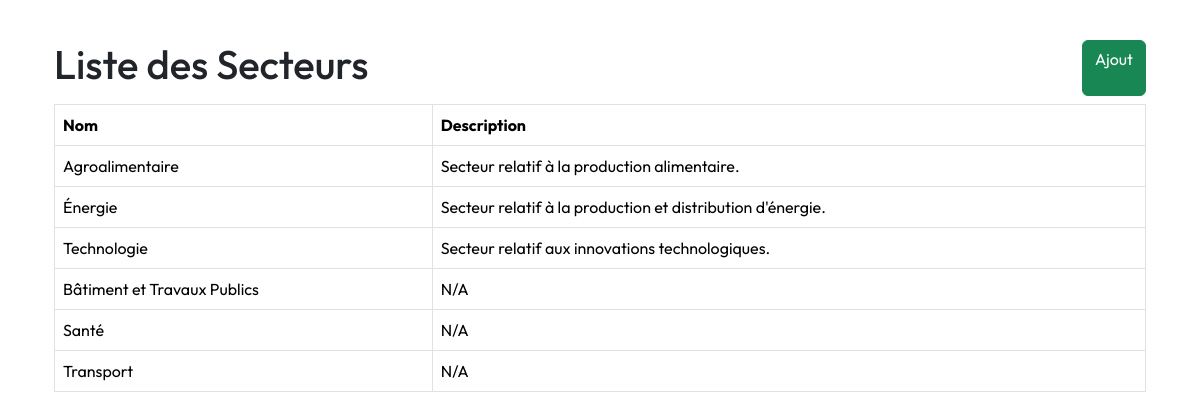
The app's page /secteurs with its own data.
### app/models.py (models this page shows)
class Secteur(db.Model):
    __tablename__ = 'secteur'
    id = db.Column(db.Integer, primary_key=True)
    nom = db.Column(db.String(100), unique=True, nullable=False)
    description = db.Column(db.Text, nullable=True)
    entreprises = db.relationship('Entreprise', secondary='entreprise_secteur', back_populates='secteurs')
    reglementations = db.relationship('ReglementationSecteur', back_populates='secteur', lazy=True)

### app/routes/reglement.py (the view)
@bp.route('/secteurs', methods=['GET'])
def liste_secteurs():
    secteurs = Secteur.query.all()
    return render_template('secteur/liste_secteurs.html', secteurs=secteurs)

### app/templates/secteur/liste_secteurs.html
{% extends "layout.html" %}
{% block content %}
<div class="container mt-4">
    <div class="d-flex justify-content-between mb-2">
        <h1>Liste des Secteurs</h1>
        <a class="btn btn-success" href="{{ url_for('reglement.ajouter_secteur') }}">Ajout</a>
    </div>
    <table class="table table-bordered">
        <thead>
            <tr>
                <th>Nom</th>
                <th>Description</th>
            </tr>
        </thead>
        <tbody>
            {% for secteur in secteurs %}
            <tr>
                <td>{{ secteur.nom }}</td>
                <td>{{ secteur.description or "N/A" }}</td>
            </tr>
            {% endfor %}
        </tbody>
    </table>
</div>
{% endblock %}

### app/templates/layout.html (shortened to what this page needs)
<!DOCTYPE html>
<html lang="en">
<head>
  <link href="https://cdn.jsdelivr.net/npm/bootstrap@5.3.3/dist/css/bootstrap.min.css" rel="stylesheet"
 />
  <link rel="stylesheet" href="{{ url_for('static', filename='main.css') }}" />
  <link rel="stylesheet" href="https://cdnjs.cloudflare.com/ajax/libs/font-awesome/6.0.0-beta3/css/all.min.css">
</head>
<body>
  <div class="container mt-3">{% include 'main/flash_msg.html' %} {%
    block content %}{% endblock %}</div>
  <link href="https://cdnjs.cloudflare.com/ajax/libs/select2/4.0.13/css/select2.min.css" rel="stylesheet" />
</body>
</html>

### app/static/main.css (style rules this page uses)
:root { --nomai : #5d91a5; --vert : #797d73; --roze: #fc83cd33; --blue: #0b76b488; }
body { font-family: 'Outfit', sans-serif; }
.btn { min-width: auto; }

### records on screen
Secteur: nom "Agroalimentaire", description "Secteur relatif à la production alimentaire."
Secteur: nom "Énergie", description "Secteur relatif à la production et distribution d'énergie."
Secteur: nom "Technologie", description "Secteur relatif aux innovations technologiques."
Secteur: nom "Bâtiment et Travaux Publics", description "N/A"
Secteur: nom "Santé", description "N/A"
Secteur: nom "Transport", description "N/A"
